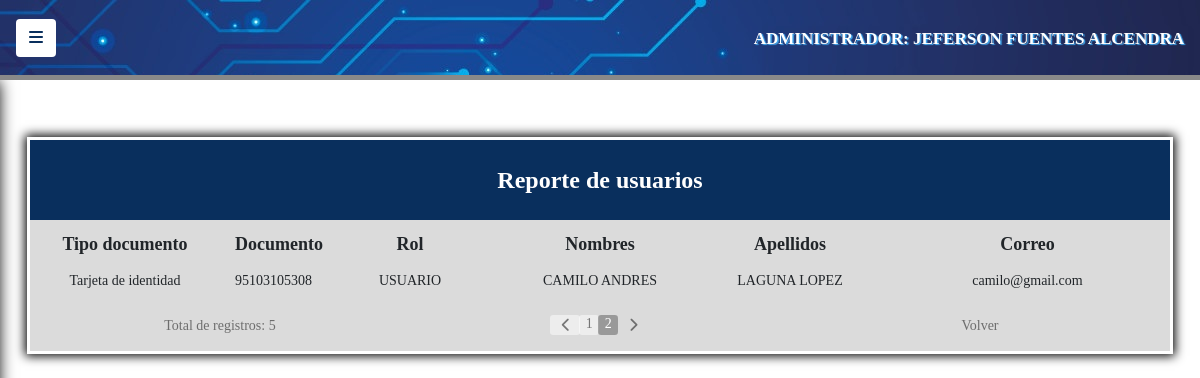
The app's page /public/admin/controllers/reporte_usuarios.php?pagina=2 (signed in) with its own data.
### tables this page shows
CREATE TABLE `usuarios` (
  `id_usuario` int(6) NOT NULL,
  `rol` varchar(20) NOT NULL,
  `tipo_documento` varchar(30) NOT NULL,
  `documento` varchar(11) NOT NULL,
  `nombres` varchar(30) NOT NULL,
  `apellidos` varchar(30) NOT NULL,
  `correo` varchar(50) NOT NULL,
  `password` varchar(60) NOT NULL
);

### public/admin/controllers/reporte_usuarios.php (the view, shortened to what this page needs)
<!DOCTYPE html>
<html lang="en">
	<head>
		<link rel="stylesheet" href="../../../vendor/css/bootstrap.min.css">
		<link rel="stylesheet" href="../../../css/estilos.css">
		<link rel="stylesheet" href="../../../css/simple-sidebar.css">
	</head>
	<body>
<div class="d-flex toggled" id="wrapper">
	<div id="page-content-wrapper">
		<nav class="navbar navegacion b_bottom">
			<button class="btn boton_menu" id="menu-toggle">
				<i class="fas fa-bars"></i>
			</button>
			<div class="sesion">
				<p class="">
				<?php
					echo $_SESSION["admin"].": ". $_SESSION["nombres"]." ".$_SESSION["apellidos"];
				?>
				</p>
			</div>
		</nav>
<?php
	class Reporte{
		public function listar(){
		$conexion = new PDO ("mysql:host=localhost; dbname=itms_capacitacion", "root", "");
		$conexion -> setAttribute(PDO::ATTR_ERRMODE, PDO::ERRMODE_EXCEPTION);
		$conexion -> exec("SET CHARACTER SET utf8");
		$por_pagina = "4";
		$pagina_inicial = 1;
    		if(isset($_GET["pagina"])){
				if ($_GET["pagina"] == "1") {
				}else{
					$pagina_inicial = $_GET["pagina"];
				}
			}else{
				$pagina_inicial = "1";
			}
			$inicio_registro = ($pagina_inicial - 1) * $por_pagina;
    		$sql = "SELECT * FROM usuarios";
            $resultado = $conexion -> prepare($sql);
			$resultado -> execute(array());
			$num_registros = $resultado -> rowCount();
			$total_paginas = ceil($num_registros/$por_pagina);
?>
			<div class="container-fluid div5 color2">
				<div class="row encabezado">
					<div class="col-sm-12">
						Reporte de usuarios
					</div>
				</div>
				<div class="row negrilla t_centro espacio2" style="font-size: 18px">
					<div class="col-sm-2">
						Tipo documento
					</div>
					<div class="col-sm-1">
						Documento
					</div>
					<div class="col-sm-2">
						Rol
					</div>
					<div class="col-sm-2">
						Nombres
					</div>
					<div class="col-sm-2">
						Apellidos
					</div>
					<div class="col-sm-3">
						Correo
					</div>
				</div>
<?php
			$sql2 = "SELECT * FROM usuarios ORDER BY rol DESC LIMIT $inicio_registro, $por_pagina";
			$resultado2 = $conexion -> prepare($sql2);
			$resultado2 -> execute(array());
            while($registro2 = $resultado2 -> fetch(PDO::FETCH_ASSOC)){
				$ttipo_documento = stripcslashes($registro2['tipo_documento']);
				$rrol = stripcslashes($registro2['rol']);
				$ddocumento = stripcslashes($registro2['documento']);
				$nnombres = stripcslashes($registro2['nombres']);
				$aapellidos = stripcslashes($registro2['apellidos']);
				$ccorreo = stripcslashes($registro2['correo']);
?>
			<div class="row t_centro espacio2" style="font-size: 14px">
				<div class="col-sm-2">
				<?php
					$sql3 = "SELECT * FROM tipo_documento";
					$resultado3 = $conexion -> prepare($sql3);
					$resultado3 -> execute(array());
					while($registro3 = $resultado3 -> fetch(PDO::FETCH_ASSOC)){
						$iid_tipo_documento = stripcslashes($registro3["id_tipo_documento"]);
						$tttipo_documento = stripcslashes($registro3["tipo_documento"]);
						if($iid_tipo_documento==$ttipo_documento){
							echo"<option value=$iid_tipo_documento>$tttipo_documento</option>";
						}
					}
				?>
				</div>
				<div class="col-sm-1"><?php echo $ddocumento ?></div>
				<div class="col-sm-2" style="padding-left: ">
				<?php
					$sql4 = "SELECT * FROM rol";
					$resultado4 = $conexion -> prepare($sql4);
					$resultado4 -> execute(array());
					while($registro4 = $resultado4 -> fetch(PDO::FETCH_ASSOC)){
						$iid_rol = stripcslashes($registro4["id_rol"]);
						$rrrol = stripcslashes($registro4["rol"]);
						if($iid_rol==$rrol){
							echo"<option value=$iid_rol>$rrrol</option>";
						}
					}
				?>
				</div>
				<div class="col-sm-2"><?php echo $nnombres ?></div>
				<div class="col-sm-2"><?php echo $aapellidos ?></div>
				<div class="col-sm-3"><?php echo $ccorreo ?></div>
			</div>
<?php
			}
?>
<br>
<div class="row centro">
	<div class="col-sm-4 t_centro links2">
		<?php
			echo "Total de registros: $num_registros";
		?>
	</div>
	<div class="col-sm-4 t_centro">
	<?php
		$pagina_actual = isset($_GET['pagina']) ? $_GET['pagina'] : '1';
		echo "<div class='row centro'>";
			echo "<ul class='pagination pag'>";
			if ($pagina_actual != 1) {
				echo "<li><a class='btn btn-sm page-link flecha' href='reporte_usuarios.php?pagina=".($pagina_actual-1)."'>";
					echo "<i class='fas fa-chevron-left'></i></i>";
				echo "</a>";
			}else{
				echo "<li><a class='btn btn-sm page-link b_disabled' disabled>";
					echo "<i class='fas fa-chevron-left'></i></i>";
				echo "</a>";
			}
			echo "<li class='page-item'>";
			for ($i=1; $i <= $total_paginas; $i++) {
				if($pagina_actual == $i){
					echo "<li><a class='btn btn-sm page-link pagina active' href='reporte_usuarios.php?pagina=".$i."'>".$i."</a>";
				}else{
					echo "<li><a class='btn btn-sm page-link pagina' href='reporte_usuarios.php?pagina=".$i."'>".$i."</a>";
				}
			}
			if ($pagina_actual != $total_paginas) {
				echo "<li><a class='btn btn-sm page-link flecha' href='reporte_usuarios.php?pagina=".($pagina_actual+1)." '>";
					echo "<i class='fas fa-chevron-right'></i></i>";
				echo "</a>";
			}else{
				echo "<li><a class='btn btn-sm page-link b_disabled' disabled>";
					echo "<i class='fas fa-chevron-right'></i>";
				echo "</a>";
			}
			echo "</ul>";
			echo "</div>";
	?>
	</div>
	<div class="col-sm-4 t_centro links2">
		<a href="../../admin/views/home" class="links">Volver</a>
	</div>
</div>
<?php
		}
	}
	$nuevo = new Reporte();
	$nuevo -> listar();
?>
	</body>
</html>

### css/estilos.css (style rules this page uses)
* { box-sizing: border-box; -webkit-box-sizing: border-box; -moz-box-sizing: border-box; margin: 0; padding: 0; font-family: "Corbel"; }
body { background-image: url("../files/img/fondo.jpg"); }
.color2 { background: rgba(137, 137, 137, 0.3); }
.div5 { width: 95%; margin-top: 5%; box-shadow:0 0 0 3px #fff, 0 0 10px 5px #000; }
.negrilla { font-weight: bold; }
.encabezado { color: #fff; text-align: center; padding-top: 2%; padding-bottom: 2%; font-size: 24px; font-weight: bold; background: #092F5D; }
.navegacion { background-image: url("../files/img/banner5.jpg"); height: 80px; border-bottom: 5px solid #898989; }
.sesion { margin-top: auto; color: #fff; font-size: 17px; margin-left: 1.6%; font-weight: bold; text-shadow: 1.5px 1px 1px #42A9EF; }
.espacio2 { padding-top: 1%; }
.centro { justify-content: center; }
.t_centro { text-align: center; }
.b_bottom { border-bottom: 5px solid #898989; }
.links { text-decoration: none; color:rgba(0, 0, 0, 0.5); font-size: 14px; }
.links2 { text-decoration: none; color:rgba(0, 0, 0, 0.5); font-size: 14px; }
.boton_menu { background: #fff; color:#092F5D; font-size: 16px; }
div ul li .pagina { background: rgba(255, 255, 255, 0.5); height: 20px; width: 20px; padding-top: 0.5px; padding-left: 7px; border:none; color:rgba(0, 0, 0, 0.5); }
div ul li .flecha { background: rgba(255, 255, 255, 0.5); height: 20px; width: 30px; padding-top: 2px; border:none; color:rgba(0, 0, 0, 0.5); }
.b_disabled { background: none !important; height: 20px; padding-top: 2px; color: rgba(0, 0, 0, 0.5) !important; border: none; }
.active { background: rgba(0, 0, 0, 0.3) !important; color: #fff !important; }

### css/simple-sidebar.css (style rules this page uses)
body { overflow-x: hidden; }
#page-content-wrapper { min-width: 100vw; }
@media (min-width: 768px) { #page-content-wrapper { min-width: 0; width: 100%; } }

### records on screen
usuarios: documento "95103105308", nombres "CAMILO ANDRES", apellidos "LAGUNA LOPEZ", correo "camilo@gmail.com"

### other values on screen
$_SESSION["admin"] "ADMINISTRADOR"
$_SESSION["nombres"] "JEFERSON"
$_SESSION["apellidos"] "FUENTES ALCENDRA"
$num_registros "5"
